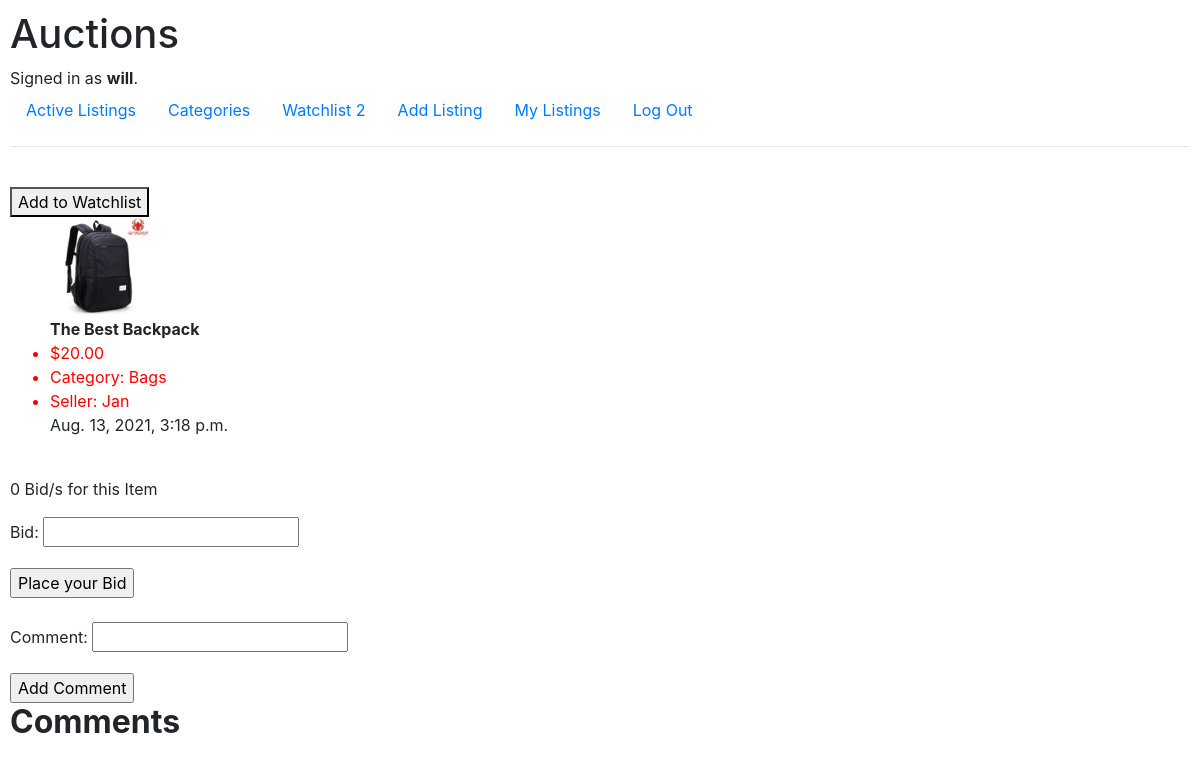
Page /8 (signed in) on the committed database.
### auctions/models.py (models this page shows, shortened)
class User(AbstractUser):
    pass

class Listing(models.Model):
    user = models.ForeignKey('User', on_delete=CASCADE, related_name='user_that_make_the_auction')
    title = models.CharField(max_length=50)
    price = models.DecimalField(max_digits=10,decimal_places=2)
    category = models.ForeignKey('Category', on_delete=CASCADE, related_name='selected_category',blank=True)
    time = models.DateTimeField(auto_now_add=True, blank=True)
    image = models.ImageField(null = True, blank = True, upload_to = 'images/')
    closed = models.BooleanField(default=False)
    bid = models.ManyToManyField('Bid', blank=True, related_name='listing_bid')
    comment = models.ManyToManyField('Comment',blank=True, related_name='list_comment')

class Category(models.Model):
    Cat_name = models.CharField(max_length=50)
    def __str__(self):
        return f"{self.Cat_name}"

### auctions/views.py (the view, shortened to what this page needs)
# urls.py: path("<int:list_id>",views.show_listing, name='listing'),
@login_required
def show_listing(request,list_id):
    listing = Listing.objects.get(pk = list_id)
    user = User.objects.get(username=request.user)
    return render(request, 'auctions/listing.html', {
          'list':listing,
          'current_user':user,
          'bidform':BidForm,
          'comment': CommentForm,
          'message':''
         })

### auctions/templates/auctions/listing.html (shortened to what this page needs)
{% extends "auctions/layout.html" %} {% block body %}
<br />
{% if list.user != current_user %}
<form action="{% url 'listing' list.id %}" method="POST">
  <button type="submit" name="button" value="Watchlist">
    Add to Watchlist
  </button>
</form>
{% endif %}
<ul>
  <img src="media/{{list.image}}" alt="" style="height: 100px" />
  <br />
  <strong>{{list.title}}</strong>
  <li>${{list.price}}</li>
  <li>Category: {{list.category}}</li>
  <li>Seller: {{list.user}}</li>
  <p>{{list.time}}</p>
</ul>
{% if list.user != current_user %}
<br />
 {% if not list.closed %}
<p>{{list.bid.count}} Bid/s for this Item</p>
<form action="{% url 'listing' list.id %}" method="POST">
  {% csrf_token %} {{ bidform.as_p }}
  <input type="submit" name="button" value="Place your Bid" />
</form>
<br />
<form action="{% url 'listing' list.id %}" method="POST">
  {% csrf_token %} {{comment.as_p}}
  <input type="submit" name="button" value="Add Comment" />
</form>
<h2><strong>Comments</strong></h2>
 {% endif %} {% endif %}{% endblock %}

### auctions/templates/auctions/layout.html (shortened to what this page needs)
{% load static %}
<!DOCTYPE html>
<html lang="en">
  <head>
    <link
      rel="stylesheet"
      href="https://stackpath.bootstrapcdn.com/bootstrap/4.4.1/css/bootstrap.min.css"
    />
    <link href="{% static 'auctions/styles.css' %}" rel="stylesheet" />
  </head>
  <body>
    <h1>Auctions</h1>
    <div>
      {% if user.is_authenticated %} Signed in as
      <strong>{{ user.username }}</strong>. {% else %} Not signed in.
      <br />
      {% endif %}
    </div>
    <ul class="nav">
      <li class="nav-item">
        <a class="nav-link" href="{% url 'index' %}">Active Listings</a>
      </li>
      <li class="nav-item">
        <a class="nav-link" href="{% url 'categories' %}">Categories</a>
      </li>
      {% if user.is_authenticated %}
      <li class="nav-item">
        <a class="nav-link" href="{% url 'watchlist' %}"
          >Watchlist <span>{{user.users_watchlist.count}}</span></a
        >
      </li>
      <li class="nav-item">
        <a class="nav-link" href="{% url 'create_listing' %}">Add Listing</a>
      </li>
      <li class="nav-item">
        <a class="nav-link" href="{% url 'user_listing' %}">My Listings</a>
      </li>
      <li class="nav-item">
        <a class="nav-link" href="{% url 'logout' %}">Log Out</a>
      </li>
      {% endif %}
    </ul>
    <hr />
    {% block body %} {% endblock %}
  </body>
</html>

### auctions/static/auctions/styles.css (style rules this page uses)
body { padding: 10px; }
li { color: red; }

### rows in the picture
User: username "will", users_watchlist.count "2"
Listing: image (picture), title "The Best Backpack", price "20.00", category "Bags", user "Jan", time "Aug. 13, 2021, 3:18 p.m.", bid.count "0"
